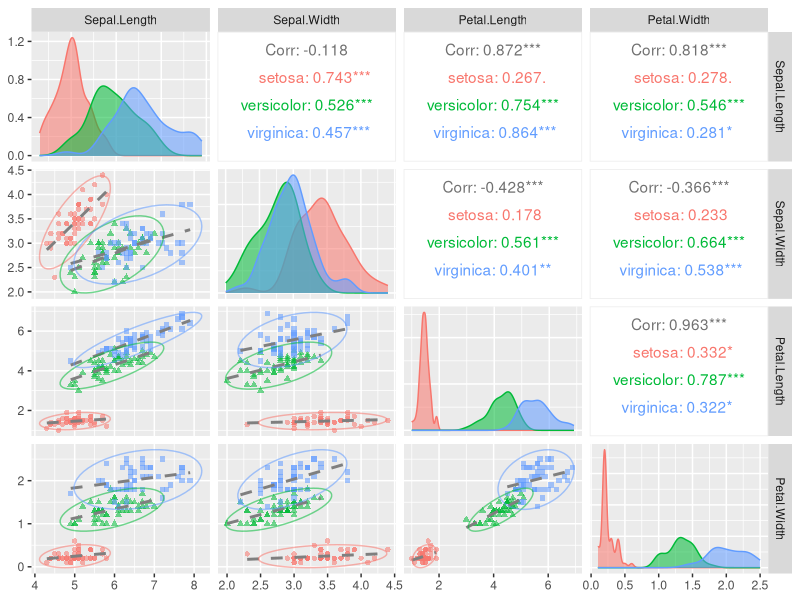
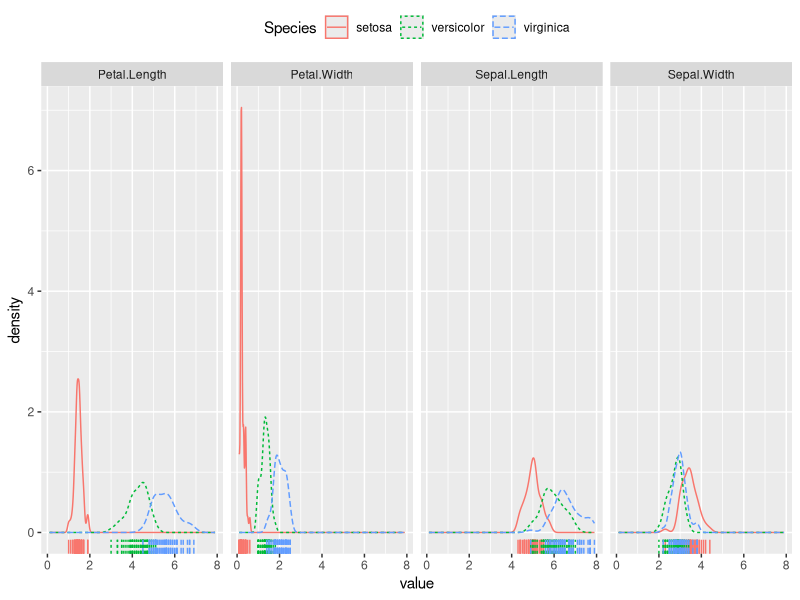
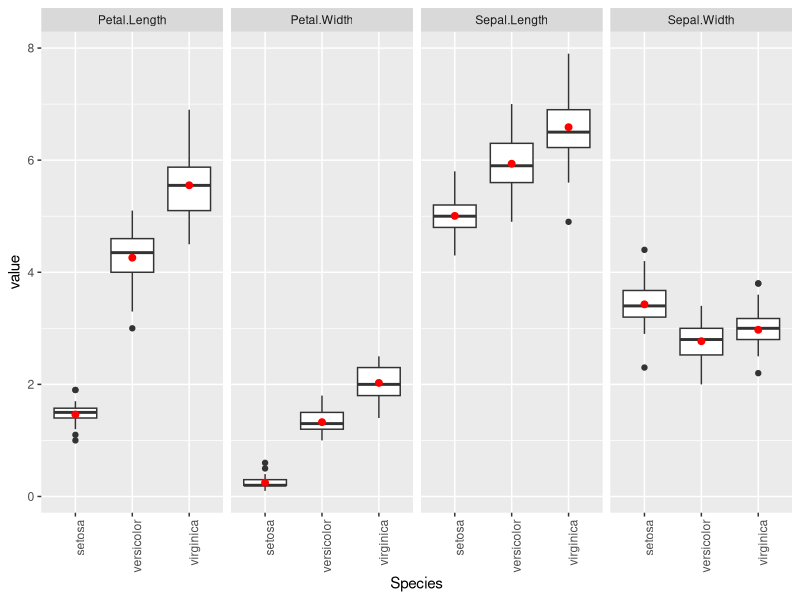
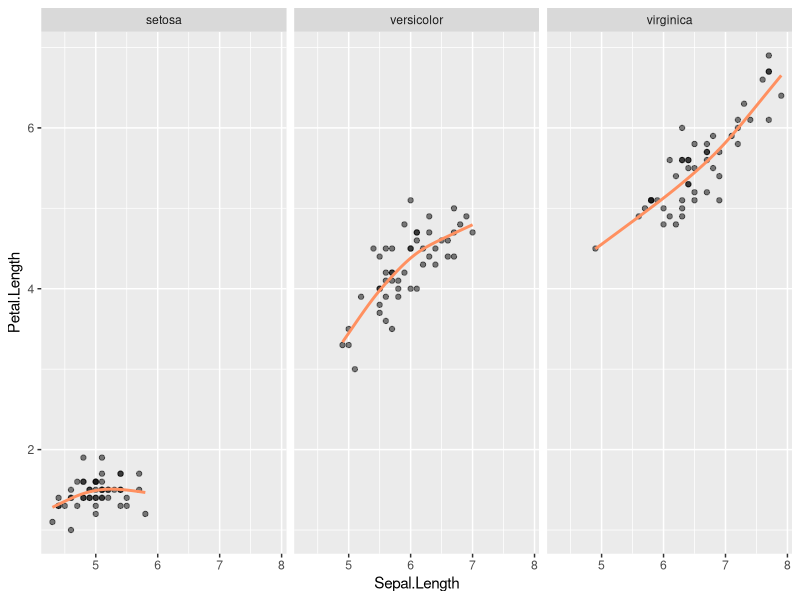

Reproduce these figures in R, in order.
## ---- chunk 1
library(dplyr)
library(tidyr)
library(ggplot2)
library(GGally)
## ---- chunk 2
my_plot <- function(data, mapping, ...) {
  ggplot(data = data, mapping = mapping) +
    geom_point(...) +
    geom_smooth(method = lm,
                se = FALSE,
                linetype = 2,
                color = "gray50") +
    stat_ellipse(type = "norm")
    
}
## ---- chunk 3
iris_pairs <- iris %>% 
  ggpairs(aes(fill = Species,
              colour = Species,
              alpha = .5,
              shape = Species),
          columns = 1:4,
          upper = list(continuous = "cor",
                       combo = "box",
                       discrete = "blank"),
          lower = list(continuous  = my_plot),
          diag = list())
## ---- chunk 4
iris_pairs
## ---- chunk 5
iris_density <- iris %>%
  gather(key = "faeture", value = "value", -Species) %>% 
  ggplot(aes(value, colour = Species, linetype = Species)) + 
  geom_density() +
  geom_rug() +
  facet_wrap(~faeture, nrow = 1) +
  theme(legend.position = "top", legend.box = "horizontal")
## ---- chunk 6
iris_density
## ---- chunk 7
iris_box <- iris %>%
  gather(key = "faeture", value = "value", -Species) %>% 
  ggplot(aes(Species, value)) + 
  geom_boxplot() +
  stat_summary(fun.y = mean, geom = "point", size = 2, colour = "red") +
  facet_wrap(~faeture, nrow = 1) +
  theme(axis.text.x = element_text(angle = 90, hjust = 1))
## ---- chunk 8
iris_box
## ---- chunk 9
iris_scatter <- iris %>%
  ggplot(aes(Sepal.Length, Petal.Length)) + 
  geom_point(alpha = .5, colour = "#000000") +
    geom_smooth(method = "gam",
              se = FALSE,
              color = "#ff9060") +
  facet_wrap(~Species, nrow = 1)

## ---- chunk 10
iris_scatter
